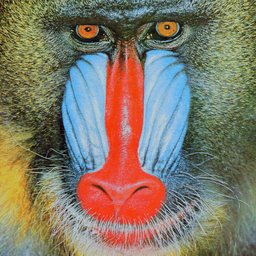
#> input picture Near-miss_keys/standard_test_images/mandril_color.tif, 256 x 256 px, shrunk from 512 x 512 before the run
$ python corrEntropy.py
#> lines starting #> are read from the running program, lines starting #| are printed output that depends on the picture
### Near-miss_keys/ImageToMatrix.py
from os import stat_result
from pathlib import Path

import matplotlib.pyplot as plt
import numpy as np
from numpy.typing import NDArray
from PIL import Image
from scipy.integrate import solve_ivp


# Permuterar alla pixlar
def ArnoldCatMapTransform(matrix: NDArray, iterations: int, Q: int, P: int) -> NDArray:

    N, M = matrix.shape[0], matrix.shape[1]

    x, y = np.meshgrid(np.arange(N), np.arange(N), indexing="ij")

    x_new = (x + P * y) % N
    y_new = (Q * x + (P * Q + 1) * y) % N

    result = matrix.copy()
    for _ in range(iterations):
        transformed = np.empty_like(result)
        transformed[x_new, y_new] = result
        result = transformed

    return result


# Permuterar alla pixlar
def InverseArnoldCatMapTransform(
    keystream: NDArray, iterations: int, Q: int, P: int
) -> NDArray:

    N, M = keystream.shape[0], keystream.shape[1]

    x, y = np.meshgrid(np.arange(N), np.arange(N), indexing="ij")

    x_new = (x + P * y) % N
    y_new = (Q * x + (P * Q + 1) * y) % N

    result = keystream.copy()
    for _ in range(iterations):
        result = result[x_new, y_new]
    return result


# Skapar en kaotisk nyckel genom att iterera lorenz system
def lorenzsColorShuffle(
    number: int,
    x0: float,
    y0: float,
    z0: float,
    sigma: float,
    rho: float,
    beta: float,
    transient: float,
    dt: float,
) -> NDArray:
    def lorenz_deriv(t, state, s, r, b):
        x, y, z = state
        return [sigma * (y - x), x * (rho - z) - y, x * y - beta * z]

    t_eval = transient + dt * np.arange(number)

    sol = solve_ivp(
        lorenz_deriv,
        (0, t_eval[-1]),
        [x0, y0, z0],
        args=(10.0, 28.0, 8.0 / 3.0),
        t_eval=t_eval,
        method="RK45",
        rtol=1e-6,
        atol=1e-6,
    )
    keys = (np.abs(sol.y) * 1e6).astype(np.uint64) % 256
    return keys.astype(np.uint8)


# Använder en nyckel för att ändra pixel värden, använd denna eller XOR bitwise
# [12 lines left out: function lorenzDiffuse, not called in this run]


# Väljer bildfil, sparar som 3D matris
SCRIPT_DIR = Path(__file__).resolve().parent / "standard_test_images"

IMAGE_PATH = SCRIPT_DIR / "mandril_color.tif"
img = Image.open(IMAGE_PATH)
#> img is the input picture: PIL image 256x256 RGB; mean R, G, B 129.6, 121.6, 105.2
matrix = np.array(img)

# skriver ut matrisens storlek i samtliga dimensioner
print("Encrypting image with shape: ", matrix.shape)
#| Encrypting image with shape:  (256, 256, 3)

chaosShuffledArray = ArnoldCatMapTransform(matrix, 10, 1, 1)
#> the loop in ArnoldCatMapTransform, `for _ in range(iterations):` made 10 passes
#> pass 1, in ArnoldCatMapTransform, `result = transformed`:
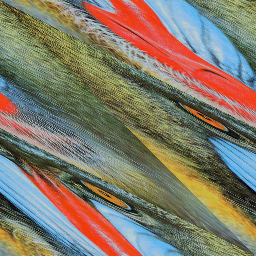
#> result: shape (256, 256, 3); mean of channels 0, 1, 2 129.6, 121.6, 105.2; drawn as R, G, B
#> pass 3, in ArnoldCatMapTransform, `result = transformed`:
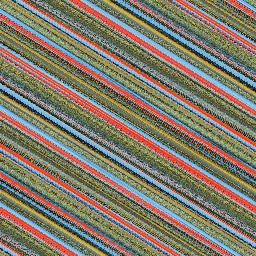
#> result: shape (256, 256, 3); mean of channels 0, 1, 2 129.6, 121.6, 105.2; drawn as R, G, B
#> after the loop in ArnoldCatMapTransform, `for _ in range(iterations):`:
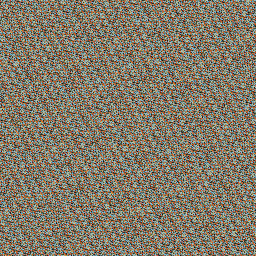
#> transformed: shape (256, 256, 3); mean of channels 0, 1, 2 129.6, 121.6, 105.2; drawn as R, G, B
chaosShuffledImg = Image.fromarray(chaosShuffledArray)

# Sparar krypterad 3D matris som bild igen
H, W = matrix.shape[:2]
#> H = 256; W = 256
chaotickeys = lorenzsColorShuffle(
    H * W, 1.0, 1.0, 1.0, 10.0, 28.0, 8.0 / 3.0, 50.0, 0.005
)

# chaoticencryptedArray = lorenzDiffuse(chaosShuffledArray, chaotickeystream)
chaoticencryptedArray = np.bitwise_xor(chaosShuffledArray.reshape(-1, 3), chaotickeys.T)
chaosEncryptedImg = Image.fromarray(chaoticencryptedArray.reshape(matrix.shape))
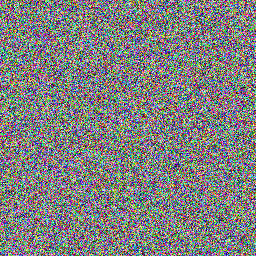
#> chaosEncryptedImg: PIL image 256x256 RGB; mean R, G, B 127.5, 127.7, 127.6

# Dekrypterar diffusionen genom samma bitwise XOR igen m.h.a nyckeln chaotickeys
decrypted_flat = np.bitwise_xor(chaoticencryptedArray.reshape(-1, 3), chaotickeys.T)

# Sorterar tillbaka pixlarna till deras ursprungliga plats m.h.a nycklarna iterations, P och Q
inverse_perm = InverseArnoldCatMapTransform(
    decrypted_flat.reshape(matrix.shape), 10, 1, 1
)
#> the loop in InverseArnoldCatMapTransform, `for _ in range(iterations):` made 10 passes
#> pass 1, in InverseArnoldCatMapTransform, `result = result[x_new, y_new]`:
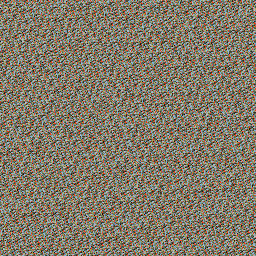
#> result: shape (256, 256, 3); mean of channels 0, 1, 2 129.6, 121.6, 105.2; drawn as R, G, B
#> pass 2, in InverseArnoldCatMapTransform, `result = result[x_new, y_new]`:
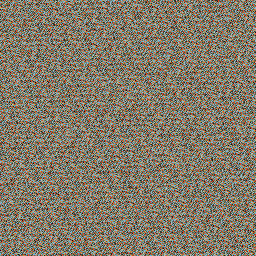
#> result: shape (256, 256, 3); mean of channels 0, 1, 2 129.6, 121.6, 105.2; drawn as R, G, B
#> pass 3, in InverseArnoldCatMapTransform, `result = result[x_new, y_new]`:
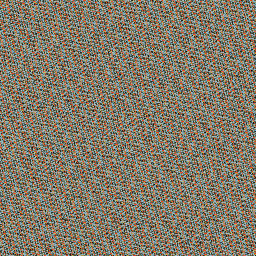
#> result: shape (256, 256, 3); mean of channels 0, 1, 2 129.6, 121.6, 105.2; drawn as R, G, B

# Sparar dekrypterad 3D matris som bild igen
decrypted_img = Image.fromarray(inverse_perm)


# Plottar bilder med matplotlib och respektive gråskala histogram
# [31 lines left out: function plotImages, not called in this run]

### Near-miss_keys/matt_enkel.py
import numpy as np

# 1. ENTROPI

def entropi(bild):
    # Bild blir lista
    varden = bild.ravel()

    # Räkna förekomst av varje värde 0-255
    antal = np.bincount(varden, minlength=256)

    # Antal blir andelar
    p = antal / varden.size

    # Ta bort värden där p = 0, eftersom log2(0) inte finns
    p = p[p > 0]

    # Entropiformeln
    H = -np.sum(p * np.log2(p))
    return float(H)

# 2. KORRELATION

def korrelation(a, b):
    # Gör till lista.
    # Gör om till decimaltal
    # uint8 jobbar mod, så vi byter datatyp

    a = a.ravel().astype(np.float64)
    b = b.ravel().astype(np.float64)

    # Dra bort medelvärdet
    # båda listorna centreras kring 0
    a_c = a - a.mean()
    b_c = b - b.mean()

    # Täljaren
    taljare = np.sum(a_c * b_c)

    # Nämnaren
    namnare = np.sqrt(np.sum(a_c ** 2)) * np.sqrt(np.sum(b_c ** 2))

    # Om enfärgad blir nämnaren 0.
    # returnera 0
    if namnare == 0:
        return 0.0
    return float(taljare / namnare)

# 2b. KORRELATION MELLAN GRANNPIXLAR
# Använd grannkorrelation(bild) för att få korrelationen mellan grannpixlar
# : horisontellt, vertikalt och diagonalt.

def grannkorrelation(bild):
    b = bild.astype(np.float64)

    horizontal = korrelation(b[:, :-1], b[:, 1:])
    vertical = korrelation(b[:-1, :], b[1:, :])
    diagonal = korrelation(b[:-1, :-1], b[1:, 1:])

    return {"horizontal": horizontal,
            "vertikalt": vertical,
            "diagonal": diagonal}


# 3. NPCR och UACI

def npcr_uaci(a, b):

    # Gör om till int64 för att undvika overflow
    a = a.astype(np.int64)
    b = b.astype(np.int64)

    # NPCR: jämför pixel för pixel
    # (a != b) ger True/False, medelvärdet
    # andelen True
    npcr = np.mean(a != b) * 100

    # UACI: absolutbelopp av skillnaden
    # dela med 255
    # ta medelvärdet.
    uaci = np.mean(np.abs(a - b) / 255.0) * 100

    return float(npcr), float(uaci)

### Near-miss_keys/corrEntropy.py
import ImageToMatrix as itm
import numpy as np
from matt_enkel import entropi, korrelation, grannkorrelation, npcr_uaci

# Samma bilder som i ImageToMatrix.py

original = itm.matrix
krypterad = itm.chaoticencryptedArray.reshape(original.shape)
ratt_nycklar = itm.chaotickeys.T

#kopierar rätt nyckel men ändrar de första 3 elementen till 1. Borde kanske bara ändra enskilda bits?
fel_nycklar = ratt_nycklar.copy()
fel_nycklar[0,:] = [78,18,108]
fel_nycklar[1,:] = [1,1,1]

# --- Dekryptering med rätt nycklar------------------------------------------------------------
# desubstituerad = np.bitwise_xor(krypterad.reshape(-1,3), ratt_nycklar)
# dekrypterad = itm.InverseArnoldCatMapTransform(desubstituerad.reshape(original.shape),10, 1, 1)

# --- Dekryptering med Near-Miss keys ------------------------------------------------------------
desubstituerad = np.bitwise_xor(krypterad.reshape(-1,3), fel_nycklar).reshape(original.shape)
dekrypterad = itm.InverseArnoldCatMapTransform(desubstituerad, 10, 1, 1)
print()
# --- Mått ------------------------------------------------------------
print(fel_nycklar)
print(f"Entropi original:         {entropi(original):.4f}")
#> in entropi, `antal = np.bincount(varden, minlength=256)`: antal = 256 values, max 1406 at index 99, min 0 at index 248, mean 768
#> in entropi, `p = antal / varden.size`: p = 256 values, max 0.00715 at index 99, min 0 at index 248, mean 0.00391
#> in entropi, `p = p[p > 0]`: p = 248 values, max 0.00715 at index 99, min 3.05e-05 at index 1, mean 0.00403
#> in entropi, `H = -np.sum(p * np.log2(p))`: H = 7.69
#| Entropi original:         7.6949
print(f"Entropi enkrypteringbild:   {entropi(krypterad):.4f}")
#| Entropi enkrypteringbild:   7.9990
print(f"Entropi dekrypteringbild:   {entropi(dekrypterad):.4f}")
#| Entropi dekrypteringbild:   7.6950
print(f"Korrelation orig/dekrypterad:  {korrelation(original, dekrypterad):.4f}")
#> in korrelation, `taljare = np.sum(a_c * b_c)`: taljare = 567863427.2
#> in korrelation, `namnare = np.sqrt(np.sum(a_c ** 2)) * np.sqrt(np.sum(b_c ** 2))`: namnare = 567892994
#| Korrelation orig/dekrypterad:  0.9999


print()
for namn, bild in [("original", original), ("dekrypterad bild", dekrypterad)]:
    gk = grannkorrelation(bild)
    print(
        f"Grannkorrelation {namn}: " + ", ".join(f"{k} {v:.3f}" for k, v in gk.items())
    )
#> this loop made 2 passes
#> (namn, horizontal in grannkorrelation, vertical in grannkorrelation, diagonal in grannkorrelation) on passes 1 to 2: ('original', 0.903, 0.884, 0.852), ('dekrypterad bild', 0.903, 0.884, 0.852)
#| Grannkorrelation original: horizontal 0.903, vertikalt 0.884, diagonal 0.852
#| Grannkorrelation dekrypterad bild: horizontal 0.903, vertikalt 0.884, diagonal 0.852


##Här måste man jämföra två olika krypterade bilder, annars blir NPCR och UACI 0.
npcr, uaci = npcr_uaci("Krypterad 1", "Krypterad 2")
#> (the run stopped early here; a loop or call above may not have finished)

$ run again, with Near-miss_keys/standard_test_images/cameraman.tif copied over Near-miss_keys/standard_test_images/mandril_color.tif
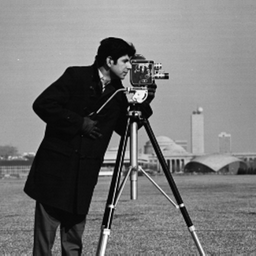
#> input picture Near-miss_keys/standard_test_images/cameraman.tif, 256 x 256 px, shrunk from 512 x 512 before the run
#> img is the input picture: PIL image 256x256 L; min 0, max 255, mean 118.3
#| Encrypting image with shape:  (256, 256)
#> the loop in ArnoldCatMapTransform, `for _ in range(iterations):` made 10 passes
#> pass 1, in ArnoldCatMapTransform, `result = transformed`:
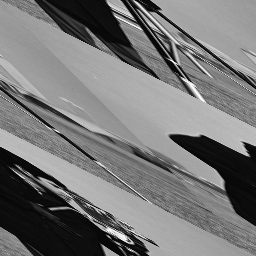
#> result: shape (256, 256); min 0, max 255, mean 118.3
#> after the loop in ArnoldCatMapTransform, `for _ in range(iterations):`:
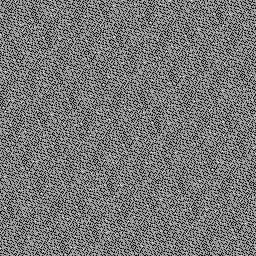
#> transformed: shape (256, 256); min 0, max 255, mean 118.3
